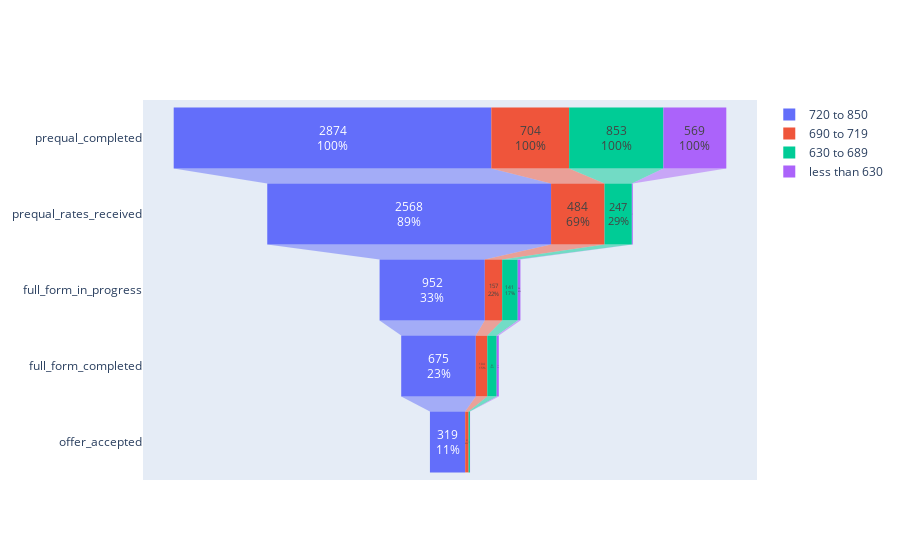

Notebook code cell kept with this figure:
### Code cell
'''

Plot Setup: Fico

'''

from plotly import graph_objects as go

fig = go.Figure()

fig.add_trace(go.Funnel(
    name = '720 to 850',
    y = ['prequal_completed','prequal_rates_received','full_form_in_progress','full_form_completed','offer_accepted'],
    x = fico_720_to_850[0],
    textinfo = "value+percent initial"))

fig.add_trace(go.Funnel(
    name = '690 to 719',
    orientation = "h",
    y = ['prequal_completed','prequal_rates_received','full_form_in_progress','full_form_completed','offer_accepted'],
    x = fico_690_to_719[0],
    textposition = "inside",
    textinfo = "value+percent initial"))

fig.add_trace(go.Funnel(
    name = '630 to 689',
    orientation = "h",
    y = ['prequal_completed','prequal_rates_received','full_form_in_progress','full_form_completed','offer_accepted'],
    x = fico_630_to_689[0],
    textposition = "inside",
    textinfo = "value+percent initial"))


fig.add_trace(go.Funnel(
    name = 'less than 630',
    orientation = "h",
    y = ['prequal_completed','prequal_rates_received','full_form_in_progress','full_form_completed','offer_accepted'],
    x = fico_less_than_630[0],
    textposition = "inside",
    textinfo = "value+percent initial"))


with open('p_graph.html', 'a') as f:
    f.write(fig.to_html(full_html=False, include_plotlyjs='cdn'))
fig.show()

### Figure 1 — Plotly figure (JSON) as saved in the notebook; plotly's stock layout.template omitted (floating-point values rounded to 4 significant figures)
{"data": [{"name": "720 to 850", "textinfo": "value+percent initial", "type": "funnel", "x": [2874, 2568, 952, 675, 319], "y": ["prequal_completed", "prequal_rates_received", "full_form_in_progress", "full_form_completed", "offer_accepted"]}, {"name": "690 to 719", "orientation": "h", "textinfo": "value+percent initial", "textposition": "inside", "type": "funnel", "x": [704, 484, 157, 104, 31], "y": ["prequal_completed", "prequal_rates_received", "full_form_in_progress", "full_form_completed", "offer_accepted"]}, {"name": "630 to 689", "orientation": "h", "textinfo": "value+percent initial", "textposition": "inside", "type": "funnel", "x": [853, 247, 141, 85, 12], "y": ["prequal_completed", "prequal_rates_received", "full_form_in_progress", "full_form_completed", "offer_accepted"]}, {"name": "less than 630", "orientation": "h", "textinfo": "value+percent initial", "textposition": "inside", "type": "funnel", "x": [569, 8, 24, 19, 1], "y": ["prequal_completed", "prequal_rates_received", "full_form_in_progress", "full_form_completed", "offer_accepted"]}], "layout": {}}
